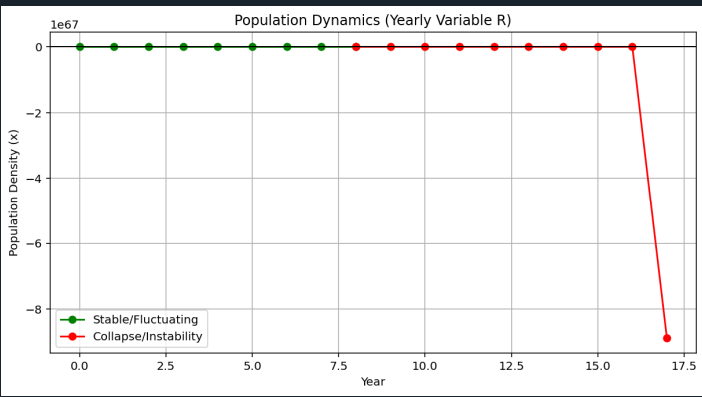

Write Python code to recreate this figure.
#For each value of r calculate the population size and plot the data r = [2, 2.5, 1, 1.2, 3.1, 0.5, 4, 4.4, 3, 2.9, 2.8, 1.9, 1.5, 1.4, 7, 3.8, 8]Consider the above vector as values of r measured yearly across 17 years. 
# Answer the question What will bee the population growth in year 17?
import numpy as np
import matplotlib.pyplot as plt

r_list = [2, 2.5, 1, 1.2, 3.1, 0.5, 4, 4.4, 3, 2.9, 2.8, 1.9, 1.5, 1.4, 7, 3.8, 8]
x = [0.5]  

for r in r_list:
    x_next = r * x[-1] * (1 - x[-1])
    x.append(x_next)

plt.figure(figsize=(10, 5))
plt.plot(x[:9], 'g-o', label="Stable/Fluctuating")
plt.plot(range(8, 18), x[8:], 'r-o', label="Collapse/Instability") 
plt.axhline(0, color='black', lw=1)
plt.title("Population Dynamics (Yearly Variable R)")
plt.xlabel("Year")
plt.ylabel("Population Density (x)")
plt.legend()
plt.grid(True)
plt.show()

print(f"Population at Year 17: {x[17]}")
